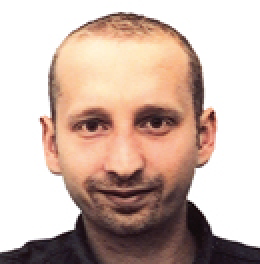
%> input picture download/Fourier_lecture_and_matlab_code/Roberto.jpg, 130 x 132 px (shown 2 times larger)
$ octave Fourier2D.m   (GNU Octave 9; MATLAB toolbox functions it lacks are replaced by stand-ins)
%> lines starting %> are read from the running program, lines starting %| are printed output that depends on the picture; in (x1, y1, x2, y2) boxes, pixels count from 0 and x2, y2 are one past the last pixel; in counts of white or black regions, pixels touching at a corner belong together; the program's own positions count from 1
% Fourier 2D - code to illustrate image decomposition
clear all

% import with imread
im=double(imread('Roberto.jpg'));

% note the last dimention is for the RGB colour channels / here we don't
% care so we average
im = mean(im,3);
%> im: size 132x130 double

% make the image square either by zero padding or truncate
N = min(size(im));
%> N = 130
index = (max(size(im)) - N) / 2;
%> index = 1
im = im((1+index):size(im,1)-index,:);
%> im: size 130x130 double

% check the image ;
figure('Name','Roberto'); imagesc(im); title('Original image','Fontsize',14)
xlabel('Pixel number','Fontsize',12); ylabel('Pixel number','Fontsize',12);
colormap('gray')

% compute the fft using the ff2 function + use the fftshift function to shift
% the 0 frequency component (DC) from top left corner to the center
imf=fftshift(fft2(im));

% just as for 1D signal the frequencies are half the length of the signal
figure('Name','2D Fourier transform of Roberto')
freq =-N/2:N/2-1; subplot(2,2,1);
%> after `freq =-N/2:N/2-1`: freq = 130 values from -65 to 64
imagesc(freq,freq,log(abs(imf)));
title('FFT','Fontsize',14)
xlabel('Freqencies','Fontsize',12); ylabel('Frequencies','Fontsize',12);

% To obtain a finer sampling of the Fourier transform,
% add zero padding to the image (more pixels = more frequencies)
% when computing its DFT. The zero padding and DFT computation
% can be performed in a single step
imf2=fftshift(fft2(im,256,256)); % zero-pads im to be 256-by-256
freq =-256/2:256/2-1; subplot(2,2,2);
imagesc(freq,freq,log(abs(imf2)));
title('FFT at higher resolution','Fontsize',14)
xlabel('Freqencies','Fontsize',12); ylabel('Frequencies','Fontsize',12);

% power spectrum (ignore the vertical and horizontal streak - its
% an artifact due to the boundaries of the image).
impf=abs(imf2).^2; subplot(2,2,3);
imagesc(freq,freq,log10(impf)); title('Power spectrum','Fontsize',14)
xlabel('Freqencies','Fontsize',12); ylabel('Frequencies','Fontsize',12);

% rotational average to get the profile of the power along the freq axis
% for a given frequency coordinate in x and y we have a power value for
% instance at freq(0,0) impf(128,128) = 1.5293e+12 ; we can express this
% coordinate [x,y] = (128,128) in polar coordinates using cart2pol giving
% theta the angle between the x axis and the vector (0,0)(128,128) and rho
% the length of this vector - once in polar coordinates, reading rho is
% like reading the frequency value in the image - theta can be used to
% investigate which frequencies are in phase

[X Y]=meshgrid(freq,freq); % get coordinates of the power spectrum image
[theta rho]=cart2pol(X,Y); % equivalent in polar coordinates

rho=round(rho);
f=zeros(256/2+1);
for r=0:256/2
    i{r+1}=find(rho==r); % for each freq return the location in the polar
    % array ('find') of the corresponding frequency
    f(r+1)=mean(impf(i{r+1})); % average power values of all the same freq
end
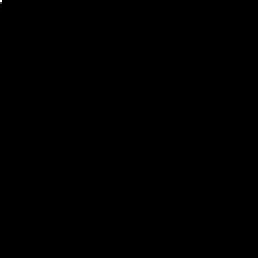
%> f: size 129x129 double (shown 2 times larger); min 0, max 1e+13, mean 794912292; drawn with min black and max white
%> after the loop, i = 129 items

% freqency spectrum
freq2=0:256/2; subplot(2,2,4);
loglog(freq2,f); title('frequency spectrum','Fontsize',14); axis tight
xlabel('Freqencies','Fontsize',12); ylabel('Power','Fontsize',12);

% rough frequency filtering and inverse fourier transform
% imf2 contains the freqencies of the image with freq(0,0) at the middle
figure('Name','Inverse Fourier transforms of Roberto')

bound = round((N/10)/2);
%> bound = 7
low_freq = [N/2-bound:N/2+bound]; % from middle to image expand 1/10
b = zeros(N,N); b(low_freq,low_freq) = 1;
%> after `b(low_freq,low_freq) = 1`:
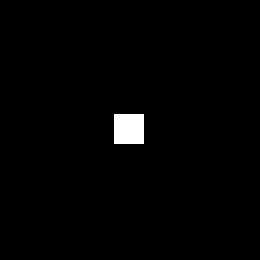
%> b: size 130x130 double (shown 2 times larger); values 0 (black) and 1 (white), 1.3% white; 1 white region, box (x1, y1, x2, y2) and area: (57, 57, 72, 72) 225
subplot(3,2,1); imagesc(b);
subplot(3,2,2); imagesc(real(ifft2(fftshift(fft2(im)).*b)));
title('Roberto low freq','Fontsize',14);

middle_freq = [N/2-5*bound:N/2+5*bound];
%> middle_freq = 71 values from 30 to 100
b2 = zeros(N,N); b2(middle_freq,middle_freq) = 1; b2 = b2 - b;
%> after `b2(middle_freq,middle_freq) = 1`: b2: size 130x130 double; values 0 (black) and 1 (white), 29.8% white; 1 white region, box (x1, y1, x2, y2) and area: (29, 29, 100, 100) 5041
subplot(3,2,3); imagesc(b2);
subplot(3,2,4); imagesc(real(ifft2(fftshift(fft2(im)).*b2)));
title('Roberto mid freq','Fontsize',14);

b3 = ones(N,N) - b2 - b;
subplot(3,2,5); imagesc(b3);
subplot(3,2,6); imagesc(real(ifft2(fftshift(fft2(im)).*b3)));
title('Roberto high freq','Fontsize',14);
colormap('gray')

%% filtering again using a filter

% say we want to filter up to 10Hz (low-pass)
unit = 1/(N/2);
%> unit = 0.0154
ffilter = 10*unit;
%> ffilter = 0.154
imf=fftshift(fft2(im));

for i=1:N
    for j=1:N
        r2=(i-round(N/2))^2+(j-round(N/2))^2;
        if r2>round((N*ffilter)^2)
            imf(i,j)=0;
        end
    end
end

Ifilter=real(ifft2(fftshift(imf)));
figure('Name','frequency filtering')
subplot(1,3,1); imagesc(im); title('Original Image','Fontsize',14)
subplot(1,3,2); imagesc(Ifilter); title('10Hz low-pass','Fontsize',14)
subplot(1,3,3); imagesc(im-Ifilter); title([num2str(N/2-10) 'Hz High-pass'],'Fontsize',14);
colormap('gray')


%% filtering using convolution
filter = ones(5,5);
filtered_im = (convn(im,filter))./numel(filter);
padding = (size(filtered_im)-N)/2; N2 = size(filtered_im,1);
%> after `padding = (size(filtered_im)-N)/2`: padding = [2 2]
%> after `N2 = size(filtered_im,1)`: N2 = 134
filtered_im = filtered_im(padding:(N2-padding-1),padding:(N2-padding-1));
%> filtered_im: size 130x130 double
figure;
subplot(2,2,1); imagesc(uint8(filtered_im)); title('Convolution','Fontsize',14)
subplot(2,2,2); imagesc(uint8(im-filtered_im)+127);

% the dedicated function is
h = fspecial('average', [5 5]);
Y = filter2(h,im);
subplot(2,2,3); imagesc(Y); title('Filter','Fontsize',14)
subplot(2,2,4); imagesc(im-Y); colormap('gray')
%> after `colormap('gray')`:
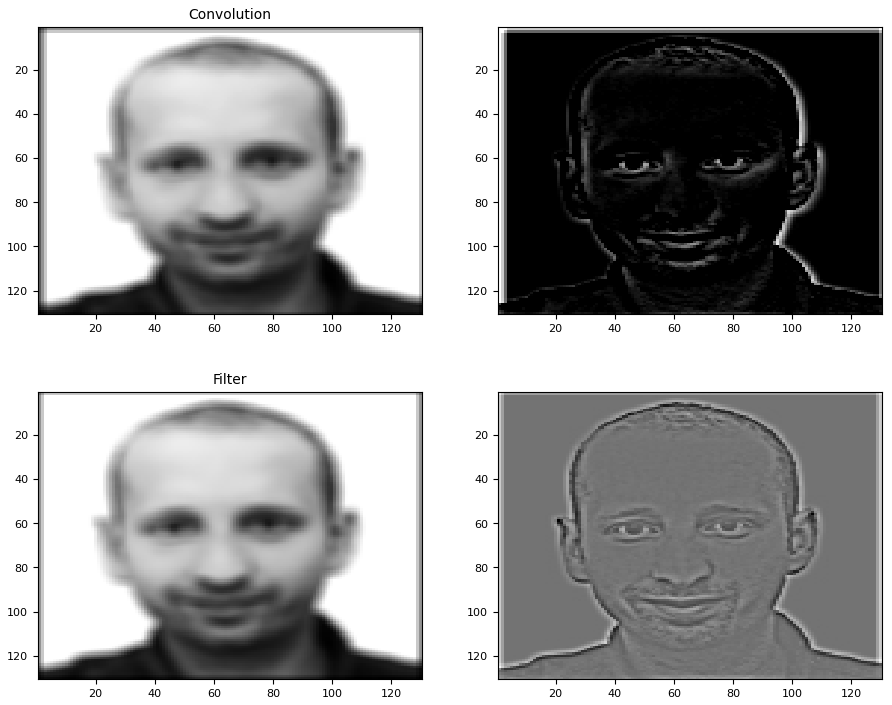
%> figure redrawn from the program's plot data, 4 panels

%% phase scrambling

clear all
im=mean(double(imread('Roberto.jpg')),3);
N = min(size(im));
index = (max(size(im)) - N) / 2;
im = im((1+index):size(im,1)-index,:);
imf=fftshift(fft2(im));
freq =-N/2:N/2-1;
impf=abs(imf).^2;
%> impf: size 130x130 double
[X Y]=meshgrid(freq,freq);
[theta rho]=cart2pol(X,Y);
rho=round(rho);
f=zeros(N/2+1);
for r=0:N/2
    i{r+1}=find(rho==r);
    f(r+1)=mean(impf(i{r+1}));
end
%> f: size 66x66 double
%> after the loop, i = 66 items
figure;
subplot(2,4,1); imagesc(im); title('original','Fontsize',14);
subplot(2,4,2); imagesc(angle(imf)); title ('Phase','Fontsize',14);
subplot(2,4,3); hist(im(:));
mytitle = sprintf('mean %s, std %s \n skewness %s kurtosis %s', mean(im(:)), std(im(:)), skewness(im(:)), kurtosis(im(:)));
title(mytitle)
subplot(2,4,4); freq2=0:N/2; loglog(freq2,f); title('frequency spectrum','Fontsize',14); axis tight
%> after `freq2=0:N/2`: freq2 = 66 values from 0 to 65


%generate random phase structure
RandomPhase = angle(fft2(rand(N, N)));
ImFourier = fft2(im);
Amp = abs(ImFourier);
Phase = angle(ImFourier);
Phase = Phase + RandomPhase;
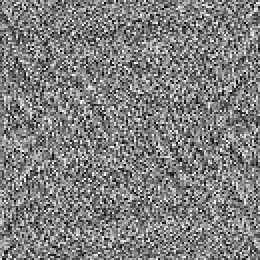
%> Phase: size 130x130 double (shown 2 times larger); min -6.27, max 6.28, mean 0.000558; drawn with min black and max white
ImScrambled = ifft2(Amp.*exp(sqrt(-1)*(Phase)));
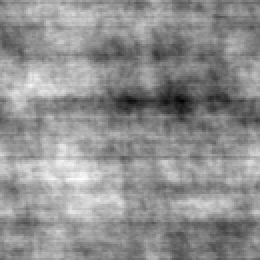
%> ImScrambled: size 130x130 double (shown 2 times larger); min -136.6, max 437.3, mean 187.3; drawn with min black and max white
ImScrambled = real(ImScrambled);

N = min(size(ImScrambled));
index = (max(size(ImScrambled)) - N) / 2;
im = ImScrambled((1+index):size(ImScrambled,1)-index,:);,
imf=fftshift(fft2(im));
freq =-N/2:N/2-1;
impf=abs(imf).^2;
[X Y]=meshgrid(freq,freq);
[theta rho]=cart2pol(X,Y);
rho=round(rho);
f=zeros(N/2+1);
for r=0:N/2
    i{r+1}=find(rho==r);
    f(r+1)=mean(impf(i{r+1}));
end
%> f: size 66x66 double; min 0, max 1e+13, mean 2329020064; mean of the top-left, top-right, bottom-left and bottom-right quarters 9.32e+09, 0, 123681.1, 0
subplot(2,4,5); imagesc(ImScrambled); title('scrambled','Fontsize',14);
subplot(2,4,6); imagesc(angle(imf)); title ('Phase','Fontsize',14);
subplot(2,4,7); hist(ImScrambled(:));
mytitle = sprintf('mean %s, std %s \n skewness %s kurtosis %s', mean(im(:)), std(im(:)), skewness(im(:)), kurtosis(im(:)));
title(mytitle)
subplot(2,4,8); freq2=0:N/2; loglog(freq2,f); title('frequency spectrum','Fontsize',14); axis tight
%> after `axis tight`:
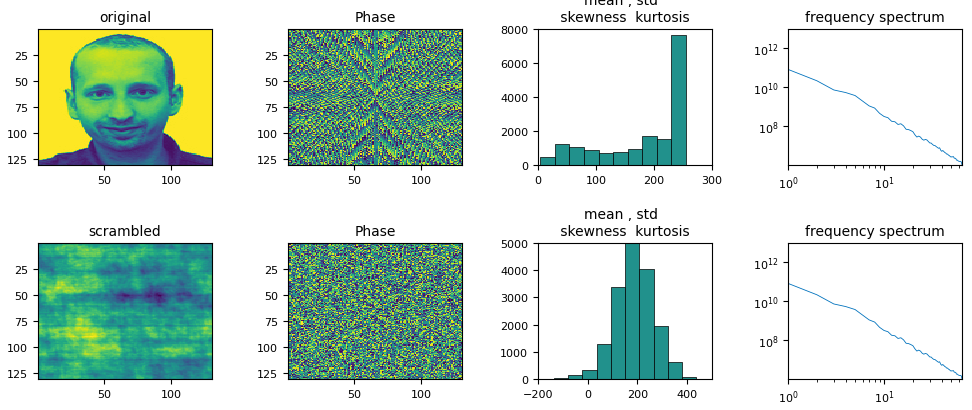
%> figure redrawn from the program's plot data, 8 panels
imwrite(ImScrambled,'Roberto_scrambled.jpg','jpg');
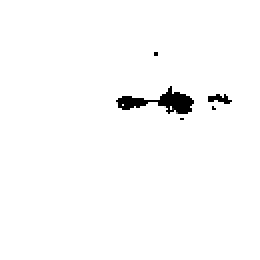
%> saved as Roberto_scrambled.jpg: size 130x130 uint8 (shown 2 times larger); min 0, max 255, mean 250.9
